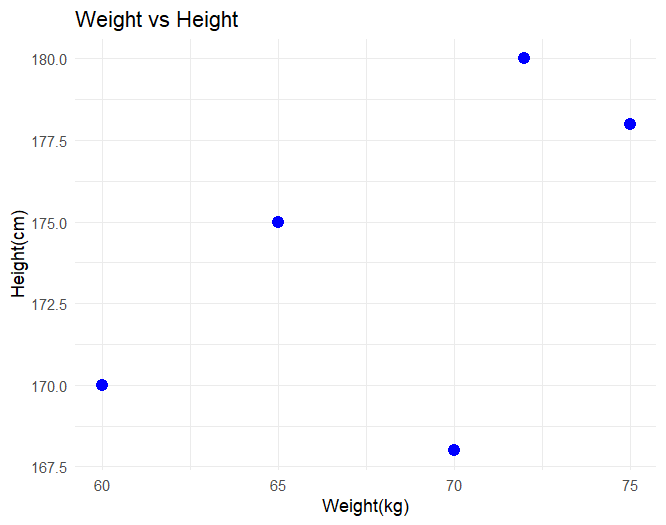

Write the R code that produced this figure.
library(ggplot2)

whdata <- data.frame(
  Weight=c(60,65,70,72,75),
  Height=c(170,175,168,180,178)
)
ggplot(whdata,aes(x=Weight,y=Height))+
  geom_point(color="blue",size=3)+
  labs(title="Weight vs Height",
       x="Weight(kg)",
       y="Height(cm)")+
         theme_minimal()
